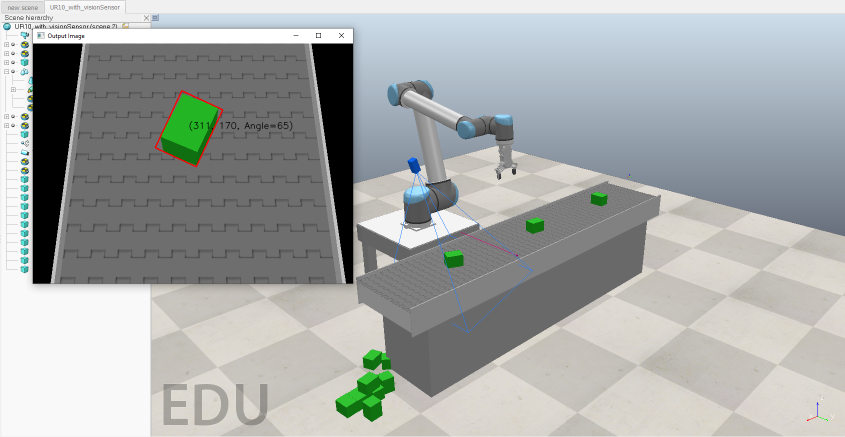
#> input picture Image/ss.PNG, 1690 x 874 px (shown at 1/2 size)
$ python -i vision_sensor_streaming.py   (imports and definitions only)
#> lines starting #> are read from the running program, lines starting #| are printed output that depends on the picture; after the words box and inside, x2 and y2 are one past the last pixel; in counts of white or black regions, pixels touching at a corner belong together
#> further down, picture is the input picture: shape (874, 1690, 3); mean B, G, R 168.6, 169.7, 166.1
import sim
import cv2 as cv
import numpy as np
import time
import array
from PIL import Image
from coppeliasim import CoppeliaSim, CoppeliaSensor
import matplotlib.pyplot as plt


# ============================================================= #
#  Color Image Filtering :
# ============================================================= #
def filter_image(img, filterColor):

#> called with filterColor = 'green'
    if filterColor == 'red':
        lower_bound = np.array([0, 70, 50])
        upper_bound = np.array([10, 255, 255])
    elif filterColor == 'green':
        lower_bound = np.array([36, 25, 25])
        upper_bound = np.array([70, 255, 255])
    elif filterColor == 'blue':
        lower_bound = np.array([105, 70, 50])
        upper_bound = np.array([130, 255, 255])

    hsv = cv.cvtColor(img, cv.COLOR_BGR2HSV)
#> hsv: shape (874, 1690, 3); mean H, S, V 30.7, 16.4, 174.3
    gray = cv.cvtColor(img, cv.COLOR_BGR2GRAY)
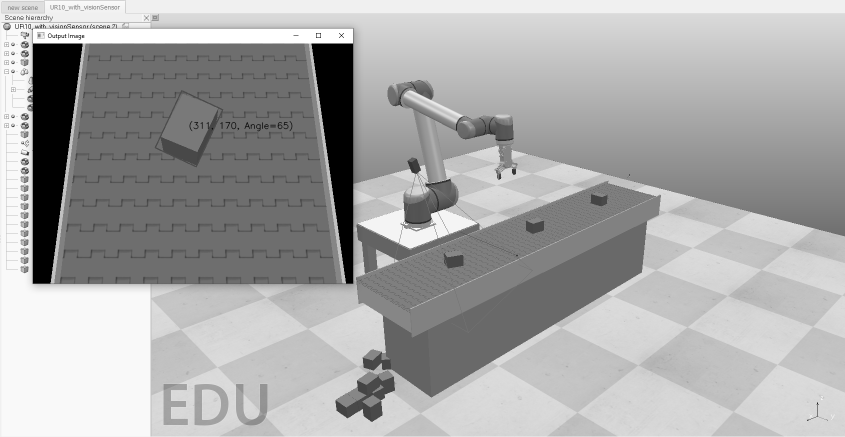
#> gray: shape (874, 1690) (shown at 1/2 size); min 0, max 255, mean 168.5

    # Create a mask using the bounds set
    mask = cv.inRange(hsv, lower_bound, upper_bound)
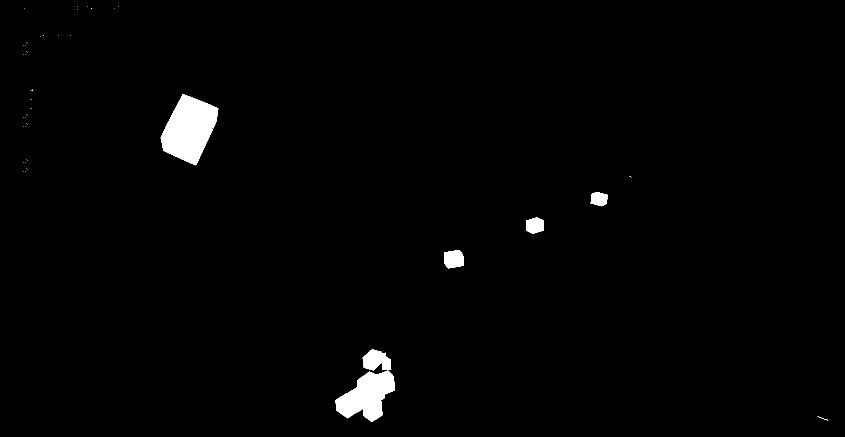
#> mask: shape (874, 1690) (shown at 1/2 size); 1.5% white; 49 white regions (42 under 20 px), largest, box (x1, y1, x2, y2) and area: (321, 188, 437, 331) 10267, (671, 741, 790, 844) 7081, (725, 699, 783, 741) 1709
    # Create an inverse of the mask
    mask_inv = cv.bitwise_not(mask)
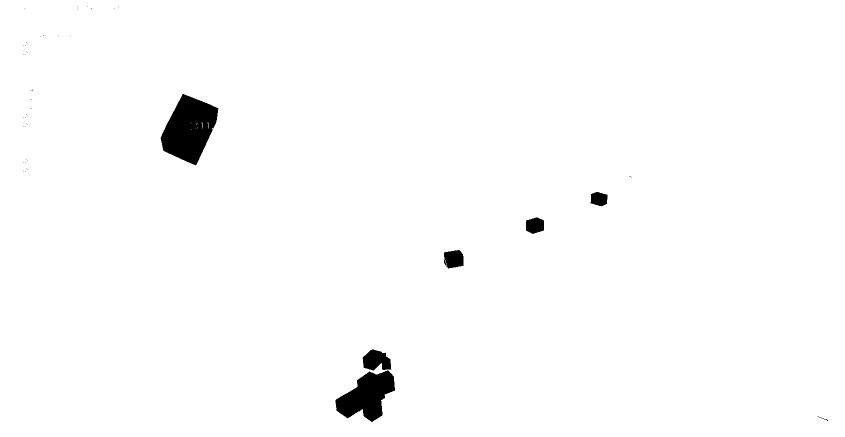
#> mask_inv: shape (874, 1690) (shown at 1/2 size); 98.5% white; 49 black regions (42 under 20 px)
    # Filter only the red colour from the original image using the mask (foreground)
    res = cv.bitwise_and(img, img, mask=mask)
    # Filter the regions containing colours other than red from the grayscale image
    background = cv.bitwise_and(gray, gray, mask=mask_inv)
    # Convert the one channelled grayscale background to a three channelled image
    background = np.stack((background,) * 3, axis=-1)
#> background: shape (874, 1690, 3)
    # add the foreground and the background
    added_img = cv.add(res, background)

    return mask, mask_inv, res, added_img, hsv

# ============================================================= #
#  Orientation Detection :
# ============================================================= #
def detect_orientation(img):
    # Convert image to grayscale:
    #gray = cv.cvtColor(img, cv.COLOR_BGR2GRAY)
    # Convert image to binary:
    mask, mask_inv, res, added_img, hsv = filter_image(img, 'green')

    #ret, bw = cv.threshold(gray, 50, 255, cv.THRESH_BINARY | cv.THRESH_OTSU)
    contours, res = cv.findContours(mask, cv.RETR_LIST, cv.CHAIN_APPROX_NONE)
#> contours = 68 contours, 60 with area under 20; largest, box (x1, y1, x2, y2) and area: (321, 188, 437, 331) 10123, (671, 741, 790, 844) 6906, (725, 699, 783, 741) 1624, (888, 500, 927, 537) 1136, (1052, 435, 1088, 468) 900, (1181, 384, 1215, 413) 717, (414, 244, 418, 258) 26, (402, 244, 406, 258) 26; res = 68 rows, first 6: [1, -1, -1, -1], [2, 0, -1, -1], [3, 1, -1, -1], [4, 2, -1, -1], [5, 3, -1, -1], [6, 4, -1, -1]

    for i, c in enumerate(contours):

        # Calculate the area of each contour
        area = cv.contourArea(c)

        # Ignore contours that are too small or too large
        if area < 100 or 100000 < area:
            continue

        # cv.minAreaRect returns:
        # (center(x, y), (width, height), angle of rotation) = cv2.minAreaRect(c)
        rect = cv.minAreaRect(c)
        box = cv.boxPoints(rect)
        box = np.intp(box)

        # Retrieve the key parameters of the rotated bounding box
        center = (int(rect[0][0]), int(rect[0][1]))
        width = int(rect[1][0])
        height = int(rect[1][1])
        angle = int(rect[2])

        if width < height:
            angle = 90 - angle
        else:
            angle = -angle

        #label = "(" + str(angle) + " deg"

        label = "({x}, {y}, Angle={ori})".format(x=center[0], y=center[1], ori=angle)

        #textbox = cv.rectangle(img, (center[0] - 35, center[1] - 25),
        #                       (center[0] + 295, center[1] + 10), (255, 255, 255), -1)

        cv.putText(img, label, (center[0], center[1]),
                   cv.FONT_HERSHEY_SIMPLEX, 0.6, (0, 0, 255), 1, cv.LINE_AA)

        cv.drawContours(img, [box], 0, (0, 0, 255), 2)
#> this loop made 68 passes
#> (area, rect, box, width, height, angle, label) on passes 2, 3, 9, 10: (6906.5, ((738.4, 795.6), (130.4, 85.38), -42.83), [[719, 871], [661, 808], [757, 720], [815, 782]], 130, 85, 42, '(738, 795, Angle=42)'), (1624, ((753.2, 719.1), (55.99, 41.14), -2.49), [[726, 740], [724, 699], [780, 697], [782, 738]], 55, 41, 2, '(753, 719, Angle=2)'), (1136, ((906.9, 517.9), (39.62, 32.88), -9.46), [[890, 537], [884, 504], [923, 498], [929, 530]], 39, 32, 9, '(906, 517, Angle=9)'), (900, ((1069.5, 451), (32, 35), -90), [[1087, 467], [1052, 467], [1052, 435], [1087, 435]], 32, 35, 180, '(1069, 451, Angle=180)')
#> area on passes 36 to 37: 25.5, 25.5
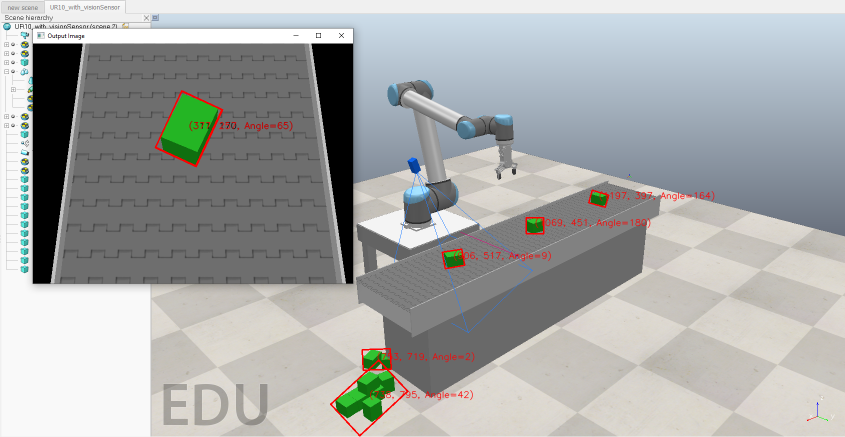
#> img: shape (874, 1690, 3) (shown at 1/2 size); 0.77% of pixels changed, all inside (x1, y1, x2, y2) = (312, 183, 1429, 873)

    cv.imshow('Output Image', img)

    return img


# [1 line that did not run here, left out]
# [1 line not run here, left out]
# [1 line that did not run here, left out]
#proximitySensor = CoppeliaSensor("Proximity_sensor", "Proximity")

# [28 lines not run here, left out]

>>> import cv2
>>> picture = cv2.imread('Image/ss.PNG')
>>> result = detect_orientation(picture)
